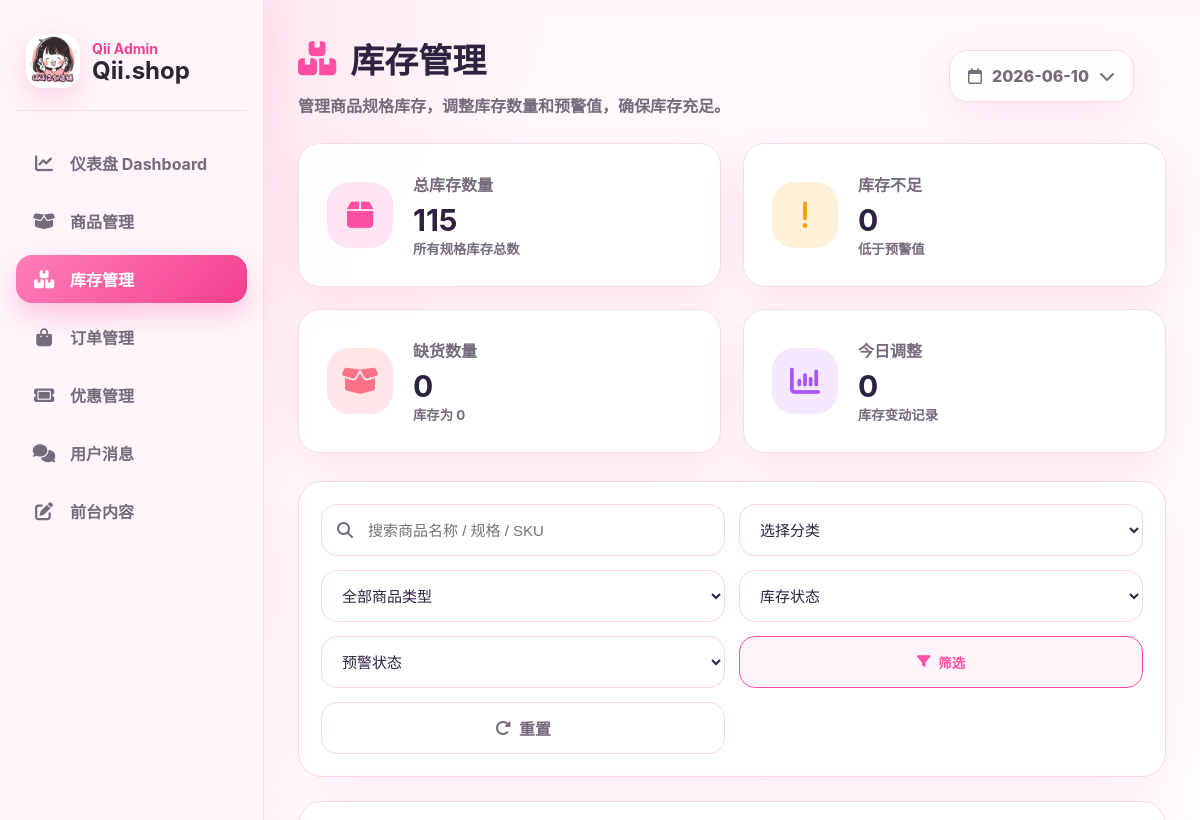
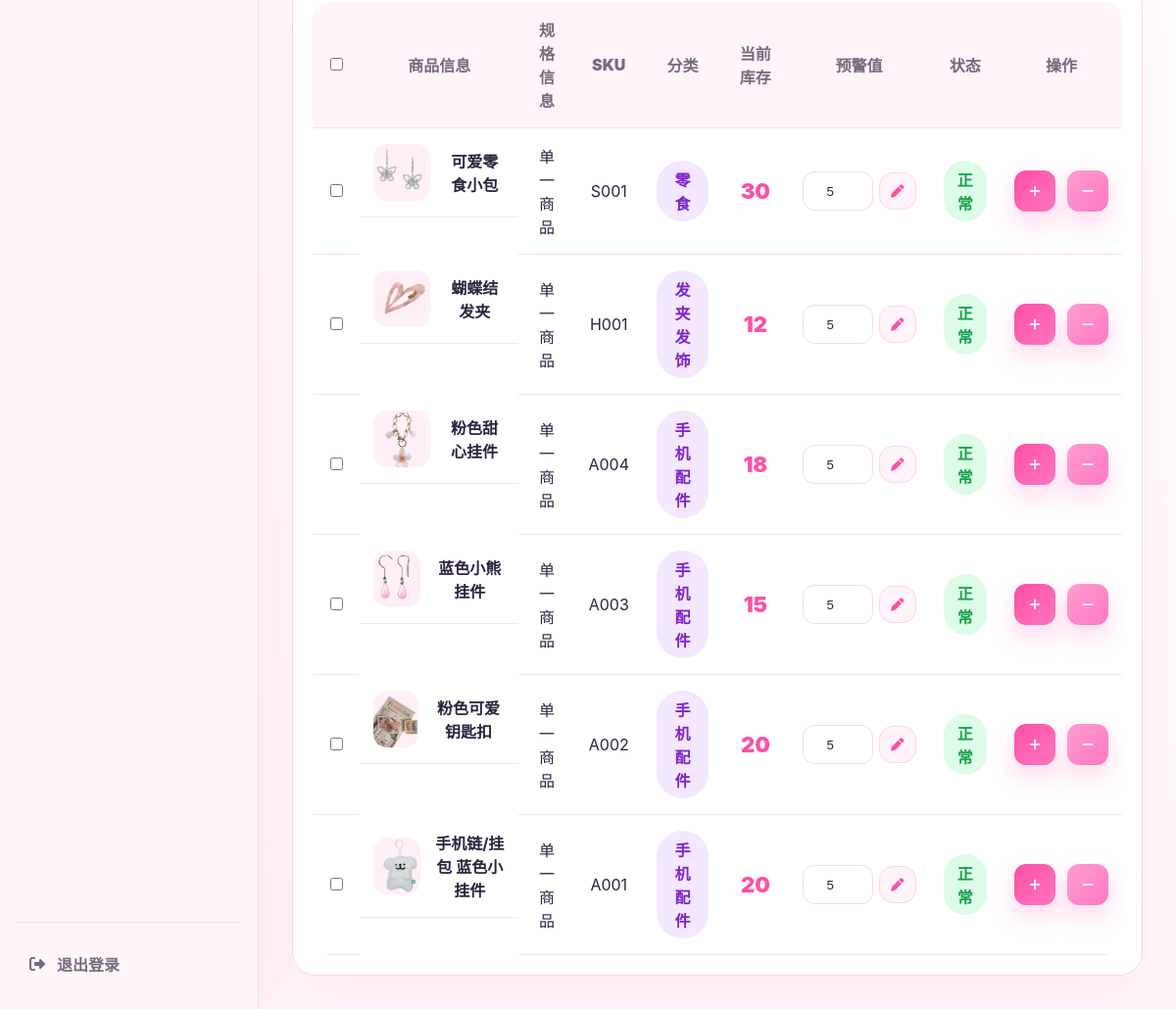
Page /a9sd8f7sd9f_admin/inventory.php (signed in) on the committed database (2 pictures, top to bottom).
### tables this page shows
CREATE TABLE IF NOT EXISTS products (
  id INT AUTO_INCREMENT PRIMARY KEY,
  sku VARCHAR(100) NULL,
  name VARCHAR(255) NOT NULL,
  price DECIMAL(10,2) NOT NULL DEFAULT 0.00,
  stock INT NOT NULL DEFAULT 0,
  warning_level INT NOT NULL DEFAULT 5,
  category VARCHAR(80) NOT NULL DEFAULT 'phone',
  brand VARCHAR(120) NULL,
  status VARCHAR(30) NOT NULL DEFAULT 'active',
  image_url VARCHAR(255) NULL,
  has_variant TINYINT(1) NOT NULL DEFAULT 0,
  sort_order INT NOT NULL DEFAULT 0,
  created_at DATETIME NOT NULL DEFAULT CURRENT_TIMESTAMP,
  updated_at DATETIME NULL DEFAULT NULL ON UPDATE CURRENT_TIMESTAMP,
  KEY idx_products_category (category),
  UNIQUE KEY uq_products_sku (sku)
);

### a9sd8f7sd9f_admin/inventory.php (the view, shortened to what this page needs)
<?php
require_once __DIR__ . '/config.php';
$categories = [
  'phone' => '手机配件',
  'hair' => '发夹发饰',
  'snack' => '零食',
  'creative' => '文创',
  'case' => '手机壳',
  'nail' => '穿戴甲',
  'scent' => '香片',
  'doll' => '娃娃',
  'stationery' => '文具',
];
function qii_text($text) {
    $text = (string)$text;
    return $text;
}
function img_url(?string $path): string {
    $path = trim((string)$path);
    return '../' . ltrim($path, '/');
}
$search = trim($_GET['search'] ?? '');
$sort = $_GET['sort'] ?? 'newest';
$sql = "
    SELECT
      p.id AS product_id,
      CASE WHEN v.id IS NULL THEN 'product' ELSE 'variant' END AS item_type,
      COALESCE(v.id, p.id) AS item_id,
      p.name AS product_name,
      p.category,
      p.warning_level,
      p.has_variant,
      p.image_url AS product_image,
      p.sku AS product_sku,
      v.variant_name,
      v.sku AS variant_sku,
      v.image_url AS variant_image,
      COALESCE(v.stock, p.stock) AS stock
    FROM products p
    LEFT JOIN product_groups g ON g.product_id = p.id
    LEFT JOIN product_variants v ON v.group_id = g.id
";
$params = [];
$orderSql = match ($sort) {
    'stock_asc' => 'stock ASC, product_id DESC',
    'stock_desc' => 'stock DESC, product_id DESC',
    'name' => 'product_name ASC',
    default => 'product_id DESC, item_id DESC',
};
$sql .= " ORDER BY $orderSql";
$stmt = $pdo->prepare($sql);
$stmt->execute($params);
$rows = $stmt->fetchAll(PDO::FETCH_ASSOC);
$products = [];
foreach ($rows as $r) {
    $productId = (int)$r['product_id'];
    if (!isset($products[$productId])) {
        $products[$productId] = [
            'id' => $productId,
            'name' => $r['product_name'],
            'category' => $r['category'],
            'warning_level' => (int)$r['warning_level'],
            'has_variant' => (int)($r['has_variant'] ?? 0),
            'image' => $r['product_image'],
            'sku' => $r['product_sku'],
            'variants' => [],
            'total_stock' => 0,
            'low_count' => 0,
            'out_count' => 0,
        ];
    }
    $stock = (int)$r['stock'];
    $warning = (int)$r['warning_level'];
    $variantId = $r['item_type'] === 'variant' ? (int)$r['item_id'] : 0;
    $products[$productId]['variants'][] = [
      'id' => $variantId ?: $productId,
      'type' => $r['item_type'],
      'name' => $r['variant_name'] ?: '默认规格',
      'sku' => $r['variant_sku'] ?: $r['product_sku'],
      'image' => $r['variant_image'] ?: $r['product_image'],
      'stock' => $stock,
      'warning' => $warning,
    ];
    $products[$productId]['total_stock'] += $stock;
}
$rows = [];
foreach ($products as $p) {
    $rows[] = [
        'product_id' => $p['id'],
        'item_type' => 'product',
        'item_id' => $p['id'],
        'product_name' => $p['name'],
        'category' => $p['category'],
        'warning_level' => $p['warning_level'],
        'has_variant' => $p['has_variant'],
        'product_image' => $p['image'],
        'product_sku' => $p['sku'],
        'variant_name' => ((int)$p['has_variant'] === 1)
    ? count($p['variants']) . ' 个规格'
    : '单一商品',
        'variant_sku' => '',
        'variant_image' => '',
        'stock' => $p['total_stock'],
    ];
}
$totalStock = (int)$pdo->query("
    SELECT COALESCE(SUM(stock), 0) FROM (
      SELECT v.stock FROM product_variants v
      UNION ALL
      SELECT p.stock FROM products p
      WHERE NOT EXISTS (
        SELECT 1 FROM product_groups g INNER JOIN product_variants v2 ON v2.group_id=g.id WHERE g.product_id=p.id
      )
    ) x
")->fetchColumn();
$lowCount = 0;
$outCount = 0;
$todayAdjust = 0;
?>
<!DOCTYPE html>
<html lang="zh-CN">
<head>
  <link rel="stylesheet" href="https://cdnjs.cloudflare.com/ajax/libs/font-awesome/6.5.0/css/all.min.css">
  <link rel="stylesheet" href="css/inventory_admin.css?v=20260604">
</head>
<body>
<?php include 'includes/admin_header.php'; ?>
<main class="main inventory-page">
  <header class="inventory-topbar">
    <div class="title-wrap">
      <h1><i class="fa-solid fa-boxes-stacked"></i> 库存管理</h1>
      <p>管理商品规格库存，调整库存数量和预警值，确保库存充足。</p>
    </div>
    <span class="date-pill"><i class="fa-regular fa-calendar"></i><?= date('Y-m-d') ?><i class="fa-solid fa-chevron-down"></i></span>
  </header>
  <section class="inventory-stats">
    <article class="stat-card"><span><i class="fa-solid fa-box"></i></span><div><p>总库存数量</p><strong><?= number_format($totalStock) ?></strong><small>所有规格库存总数</small></div></article>
    <article class="stat-card orange"><span><i class="fa-solid fa-exclamation"></i></span><div><p>库存不足</p><strong><?= $lowCount ?></strong><small>低于预警值</small></div></article>
    <article class="stat-card red"><span><i class="fa-solid fa-box-open"></i></span><div><p>缺货数量</p><strong><?= $outCount ?></strong><small>库存为 0</small></div></article>
    <article class="stat-card purple"><span><i class="fa-solid fa-chart-column"></i></span><div><p>今日调整</p><strong><?= $todayAdjust ?></strong><small>库存变动记录</small></div></article>
  </section>
  <section class="inventory-tools glass-panel">
    <form method="get" class="inventory-filter">
      <label class="search-field"><i class="fa-solid fa-magnifying-glass"></i><input name="search" value="<?= htmlspecialchars($search) ?>" placeholder="搜索商品名称 / 规格 / SKU"></label>
      <select name="cat">
        <option value="">选择分类</option>
      </select>
      <select name="product_mode">
        <option value="">全部商品类型</option>
      </select>
      <select name="stock_status">
        <option value="">库存状态</option>
      </select>
      <select name="warn_status">
        <option value="">预警状态</option>
      </select>
      <button type="submit" class="filter-btn"><i class="fa-solid fa-filter"></i> 筛选</button>
      <a href="inventory.php" class="reset-btn"><i class="fa-solid fa-rotate-right"></i> 重置</a>
    </form>
      </section>
  <section class="inventory-table-card">
    <table>
      <thead>
        <tr>
          <th><input type="checkbox"></th>
          <th>商品信息</th>
          <th>规格信息</th>
          <th>SKU</th>
          <th>分类</th>
          <th>当前库存</th>
          <th>预警值</th>
          <th>状态</th>
          <th>操作</th>
        </tr>
      </thead>
      <tbody>
        <?php foreach ($rows as $r): ?>
          <?php
            $stock = (int)$r['stock'];
            $warning = (int)$r['warning_level'];
            $state = $stock <= 0 ? '缺货' : ($stock <= $warning ? '库存不足' : '正常');
            $stateClass = $stock <= 0 ? 'out' : ($stock <= $warning ? 'low' : 'normal');
            $sku = $r['variant_sku'] ?: $r['product_sku'];
            $image = $r['variant_image'] ?: $r['product_image'];
          ?>
          <tr class="inventory-row" data-inventory-row data-row-kind="product" data-product-id="<?= (int)$r['product_id'] ?>">
            <td class="check-cell"><input type="checkbox"></td>
            <td class="product-cell"><img src="<?= htmlspecialchars(img_url($image)) ?>" alt=""><div><strong><?= htmlspecialchars(qii_text($r['product_name'])) ?></strong></div></td>
            <td><?= htmlspecialchars(qii_text($r['variant_name'] ?: '默认规格')) ?></td>
            <td><?= htmlspecialchars($sku ?? '-') ?></td>
            <td><span class="cat-pill"><?= htmlspecialchars($categories[$r['category']] ?? $r['category']) ?></span></td>
            <td class="stock-number" data-stock-cell><?= $stock ?></td>
            <td>
              <?php if ($r['item_type'] === 'product'): ?>
                <form method="post" class="warning-form" data-inventory-form>
                  <input type="number" name="warning_level" value="<?= $warning ?>">
                  <button title="保存预警"><i class="fa-solid fa-pen"></i></button>
                </form>
              <?php else: ?>
                <span><?= $warning ?></span>
              <?php endif; ?>
            </td>
            <td><span class="state-pill <?= $stateClass ?>" data-state-pill><?= $state ?></span></td>
            <td>
              <div class="stock-actions">
                <?php if ((int)($r['has_variant'] ?? 0) === 0): ?>
                  <form method="post" data-inventory-form><button><i class="fa-solid fa-plus"></i></button></form>
                  <form method="post" data-inventory-form><button class="minus"><i class="fa-solid fa-minus"></i></button></form>
                <?php endif; ?>
              </div>
            </td>
          </tr>
        <?php endforeach; ?>
      </tbody>
    </table>
  </section>
</main>
</body>
</html>

### a9sd8f7sd9f_admin/includes/admin_header.php (shortened to what this page needs)
<?php
$current_page = basename($_SERVER['PHP_SELF']);
$customerFeaturesEnabled = defined('QII_CUSTOMER_FEATURES_ENABLED') && QII_CUSTOMER_FEATURES_ENABLED;
$menu_items = [
    ['file' => 'dashboard.php', 'icon' => 'fa-chart-line', 'label' => '仪表盘 Dashboard'],
    ['file' => 'product.php', 'icon' => 'fa-box-open', 'label' => '商品管理'],
    ['file' => 'inventory.php', 'icon' => 'fa-boxes-stacked', 'label' => '库存管理'],
    ['file' => 'order.php', 'icon' => 'fa-bag-shopping', 'label' => '订单管理'],
    ['file' => 'customers.php', 'icon' => 'fa-users', 'label' => '用户管理'],
    ['file' => 'discount_center.php', 'icon' => 'fa-ticket', 'label' => '优惠管理'],
    ['file' => 'reply.php', 'icon' => 'fa-comments', 'label' => '用户消息'],
];
if (!$customerFeaturesEnabled) {
    $menu_items = array_values(array_filter(
        $menu_items,
        static fn(array $item): bool => $item['file'] !== 'customers.php'
    ));
}
?>
<link rel="stylesheet" href="includes/admin_layout.css?v=20260604c">
<header class="admin-shell">
  <aside class="admin-sidebar">
    <div class="brand-panel">
      <img src="../images/logo.png" alt="Qii.shop Logo" class="brand-logo">
      <div>
        <p class="brand-kicker">Qii Admin</p>
        <h2>Qii.shop</h2>
      </div>
    </div>
    <nav class="menu" aria-label="后台导航">
      <?php foreach ($menu_items as $item): ?>
        <a href="<?= htmlspecialchars($item['file']) ?>" class="<?= $current_page === $item['file'] ? 'active' : '' ?>">
          <span class="menu-icon"><i class="fa-solid <?= htmlspecialchars($item['icon']) ?>"></i></span>
          <span><?= htmlspecialchars($item['label']) ?></span>
        </a>
      <?php endforeach; ?>
      <a href="hero_content.php" class="<?= $current_page === 'hero_content.php' ? 'active' : '' ?>">
        <span class="menu-icon"><i class="fa-solid fa-pen-to-square"></i></span>
        <span>前台内容</span>
      </a>
    </nav>
    <div class="logout">
      <a href="logout.php"><i class="fa-solid fa-right-from-bracket"></i><span>退出登录</span></a>
    </div>
  </aside>
</header>

### a9sd8f7sd9f_admin/includes/admin_layout.css (style rules this page uses)
:root { --pink: #f43f8f; --pink-strong: #ec2f83; --pink-soft: #fff0f7; --pink-tint: #ffe3ef; --ink: #2b2633; --muted: #746b7d; --line: #f4dce8; --panel: rgba(255, 255, 255, 0.92); --shadow: 0 16px 42px rgba(244, 63, 143, 0.12); }
* { box-sizing: border-box; }
body { margin: 0; font-family: "Inter", "Microsoft YaHei", "PingFang SC", Arial, sans-serif; background: radial-gradient(circle at top left, rgba(255, 213, 230, 0.85), transparent 34rem), linear-gradient(180deg, #fff7fb 0%, #fff 48%, #fff8fb 100%); color: var(--ink); }
.admin-sidebar { position: fixed; inset: 0 auto 0 0; width: 264px; min-height: 100vh; padding: 22px 16px; background: rgba(255, 246, 250, 0.94); border-right: 1px solid var(--line); box-shadow: 12px 0 36px rgba(244, 63, 143, 0.08); display: flex; flex-direction: column; z-index: 20; }
.brand-panel { display: flex; align-items: center; gap: 12px; padding: 12px 10px 22px; border-bottom: 1px solid var(--line); }
.brand-logo { width: 54px; height: 54px; border-radius: 18px; object-fit: cover; background: #fff; box-shadow: 0 10px 24px rgba(244, 63, 143, 0.18); }
.brand-kicker { margin: 0 0 2px; color: var(--pink); font-size: 14px; font-weight: 700; }
.brand-panel h2 { margin: 0; font-size: 24px; line-height: 1; }
.menu { display: grid; gap: 10px; padding: 28px 0; }
.menu a, .logout a { display: flex; align-items: center; gap: 12px; min-height: 48px; padding: 12px 14px; border-radius: 16px; color: var(--muted); text-decoration: none; font-weight: 700; transition: background .18s ease, color .18s ease, transform .18s ease; }
.menu a.active { background: linear-gradient(135deg, #ff7eb8 0%, #f43f8f 100%); color: #fff; box-shadow: 0 12px 26px rgba(244, 63, 143, 0.26); }
.menu-icon { width: 28px; text-align: center; font-size: 18px; }
.logout { margin-top: auto; padding-top: 18px; border-top: 1px solid var(--line); }
.main, .main-content { margin-left: 264px; padding: 34px; }
.page-card, .stat-card, .chart-container, .table-card { background: var(--panel); border: 1px solid var(--line); border-radius: 22px; box-shadow: var(--shadow); }
button, .button, .btn-update, .btn-view, .btn-delete { border: 0; border-radius: 14px; background: var(--pink); color: #fff; font-weight: 700; cursor: pointer; box-shadow: 0 10px 22px rgba(244, 63, 143, 0.2); }
input, select, textarea { border: 1px solid var(--line); border-radius: 12px; background: #fff; color: var(--ink); }

### rows in the picture
products: shows a picture, name "可爱零食小包", variant_name "单一商品", sku "S001", category "零食", stock "30", warning_level "5", state "正常"
products: shows a picture, name "蝴蝶结发夹", variant_name "单一商品", sku "H001", category "发夹发饰", stock "12", warning_level "5", state "正常"
products: shows a picture, name "粉色甜心挂件", variant_name "单一商品", sku "A004", category "手机配件", stock "18", warning_level "5", state "正常"
products: shows a picture, name "蓝色小熊挂件", variant_name "单一商品", sku "A003", category "手机配件", stock "15", warning_level "5", state "正常"
products: shows a picture, name "粉色可爱钥匙扣", variant_name "单一商品", sku "A002", category "手机配件", stock "20", warning_level "5", state "正常"
products: shows a picture, name "手机链/挂包 蓝色小挂件", variant_name "单一商品", sku "A001", category "手机配件", stock "20", warning_level "5", state "正常"

### other values in the picture
$item['label'] "仪表盘 Dashboard"
$item['label'] "商品管理"
$item['label'] "库存管理"
$item['label'] "订单管理"
$item['label'] "优惠管理"
$item['label'] "用户消息"
$totalStock "115"
$lowCount "0"
$outCount "0"
$todayAdjust "0"
